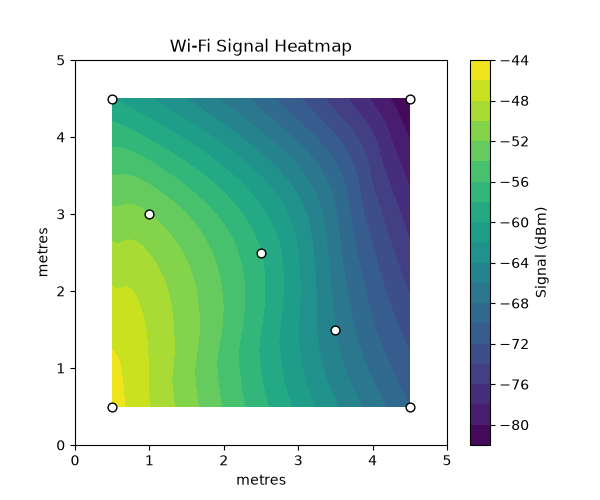

This chart was generated by the following Python code:
import json
import numpy as np
import matplotlib.pyplot as plt
from scipy.interpolate import griddata


def draw_heatmap(readings, filename):
    xs = [r["x"] for r in readings]
    ys = [r["y"] for r in readings]
    vals = [r["signal_dbm"] for r in readings]

    grid_x, grid_y = np.mgrid[0:5:100j, 0:5:100j]
    grid_z = griddata((xs, ys), vals, (grid_x, grid_y), method="cubic")

    plt.figure(figsize=(6, 5))
    plt.contourf(grid_x, grid_y, grid_z, levels=20, cmap="viridis")
    plt.colorbar(label="Signal (dBm)")
    plt.scatter(xs, ys, c="white", edgecolors="black", s=40)
    plt.title("Wi-Fi Signal Heatmap")
    plt.xlabel("metres")
    plt.ylabel("metres")
    plt.savefig(filename, dpi=100)
    plt.close()


if __name__ == "__main__":
    with open("survey.json") as f:
        readings = json.load(f)

    draw_heatmap(readings, "heatmap.png")
    print("Saved heatmap.png - open it to see your Wi-Fi coverage")
